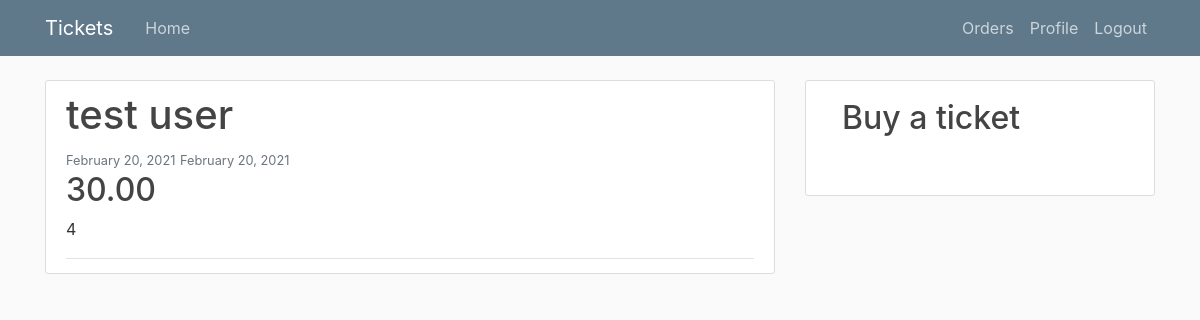
/order/10/detail/ (signed in), run on the app's committed database.
### tickets_app/models.py (models this page shows, shortened)
class Order(models.Model):
    user = models.ForeignKey(User, verbose_name=_("User"), on_delete=models.CASCADE, related_name="order")
    ticket = models.ForeignKey(Ticket, verbose_name=("Ticket"), on_delete=models.CASCADE, related_name="tk_order")
    class Meta:
        verbose_name = _('Order')
        verbose_name_plural = _('Orders')

class Ticket(models.Model):
    name = models.CharField(max_length=100, verbose_name=_("Name"))
    price = models.DecimalField(max_digits=4, decimal_places=2, verbose_name=_('Price'))
    start_date = models.DateTimeField(verbose_name=_("Start Date"))
    end_date = models.DateTimeField(verbose_name=_("End date"))
    barcode = models.PositiveSmallIntegerField(verbose_name=_("Barcode"), unique=True)
    class Meta:
        verbose_name = _('Ticket')
        verbose_name_plural = _('tickets')

### users/models.py (models this page shows, shortened)
class User(AbstractUser):
    username = None
    email = models.EmailField(_('Email Address'), unique=True)
    first_name = models.CharField(max_length=50, verbose_name=_("First Name"))
    last_name = models.CharField(max_length=50, verbose_name=_("Last Name"))
    balance = models.DecimalField(max_digits=8, decimal_places=2, verbose_name=_('Balance'), default=0)
    mobile_number = models.CharField(max_length=20, verbose_name=_("Mobile Number"))
    objects = UserManager()
    USERNAME_FIELD = 'email'
    REQUIRED_FIELDS = []

### tickets_app/views.py (the view)
# urls.py: path("order/<int:pk>/detail/", OrderDetailView.as_view(), name="order-detail"),
class OrderDetailView(LoginRequiredMixin, DetailView):
    model = Order

### tickets_app/templates/tickets_app/order_detail.html (shortened to what this page needs)
{% extends "tickets_app/base.html" %}
{% load crispy_forms_tags %}
{% block content %}
<article class="media content-section">
    <div class="media-body">
      <div class="article-metadata">
        <h1>{{ object.user.first_name}} {{object.user.last_name}}</h1>
        <small class="text-muted">{{ object.ticket.start_date|date:"F d, Y" }}</small>
        <small class="text-muted">{{ object.ticket.end_date|date:"F d, Y" }}</small>
        <h2 class="article-title" >{{ object.ticket.price }}</h2>
        <p class="article-content">{{ object.ticket.barcode }}</p>
      </div>
    </div>
</article>
{% endblock content%}

### tickets_app/static/tickets_app/main.css (style rules this page uses)
body { background: #fafafa; color: #333333; margin-top: 5rem; }
h1, h2, h3, h4, h5, h6 { color: #444444; }
.content-section { background: #ffffff; padding: 10px 20px; border: 1px solid #dddddd; border-radius: 3px; margin-bottom: 20px; }
.article-title { color: #444444; }
.article-content { white-space: pre-line; }
.article-metadata { padding-bottom: 1px; margin-bottom: 4px; border-bottom: 1px solid #e3e3e3 }

### data on the page
Order: user.first_name "test", user.last_name "user", ticket.start_date "February 20, 2021", ticket.end_date "February 20, 2021", ticket.price "30.00", ticket.barcode "4"
